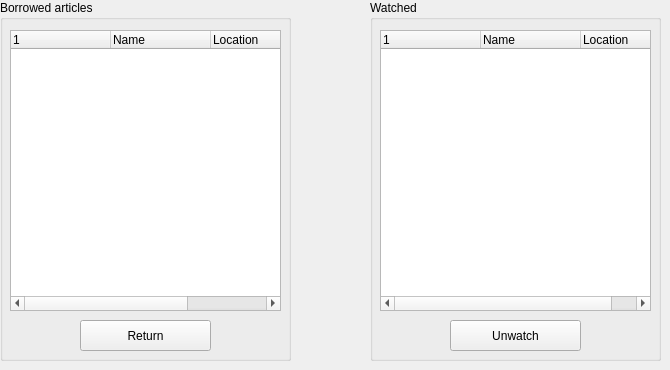
     <widget class="QWidget" name="user">
      <widget class="QGroupBox" name="groupBox_3">
       <property name="geometry">
        <rect>
         <x>0</x>
         <y>0</y>
         <width>291</width>
         <height>361</height>
        </rect>
       </property>
       <property name="title">
        <string>Borrowed articles</string>
       </property>
       <widget class="QPushButton" name="returnItemButton">
        <property name="geometry">
         <rect>
          <x>80</x>
          <y>320</y>
          <width>131</width>
          <height>31</height>
         </rect>
        </property>
        <property name="text">
         <string>Return</string>
        </property>
       </widget>
       <widget class="QTreeWidget" name="borrowedItemsTree">
        <property name="geometry">
         <rect>
          <x>10</x>
          <y>30</y>
          <width>271</width>
          <height>281</height>
         </rect>
        </property>
        <column>
         <property name="text">
          <string/>
         </property>
        </column>
        <column>
         <property name="text">
          <string>Name</string>
         </property>
        </column>
        <column>
         <property name="text">
          <string>Location</string>
         </property>
        </column>
        <column>
         <property name="text">
          <string>StockID</string>
         </property>
        </column>
       </widget>
      </widget>
      <widget class="QGroupBox" name="groupBox_2">
       <property name="geometry">
        <rect>
         <x>370</x>
         <y>0</y>
         <width>291</width>
         <height>361</height>
        </rect>
       </property>
       <property name="title">
        <string>Watched</string>
       </property>
       <widget class="QPushButton" name="unwatchButton">
        <property name="geometry">
         <rect>
          <x>80</x>
          <y>320</y>
          <width>131</width>
          <height>31</height>
         </rect>
        </property>
        <property name="text">
         <string>Unwatch</string>
        </property>
       </widget>
       <widget class="QTreeWidget" name="watchedItemsTree">
        <property name="geometry">
         <rect>
          <x>10</x>
          <y>30</y>
          <width>271</width>
          <height>281</height>
         </rect>
        </property>
        <column>
         <property name="text">
          <string notr="true"/>
         </property>
        </column>
        <column>
         <property name="text">
          <string>Name</string>
         </property>
        </column>
        <column>
         <property name="text">
          <string>Location</string>
         </property>
        </column>
       </widget>
      </widget>
     </widget>
